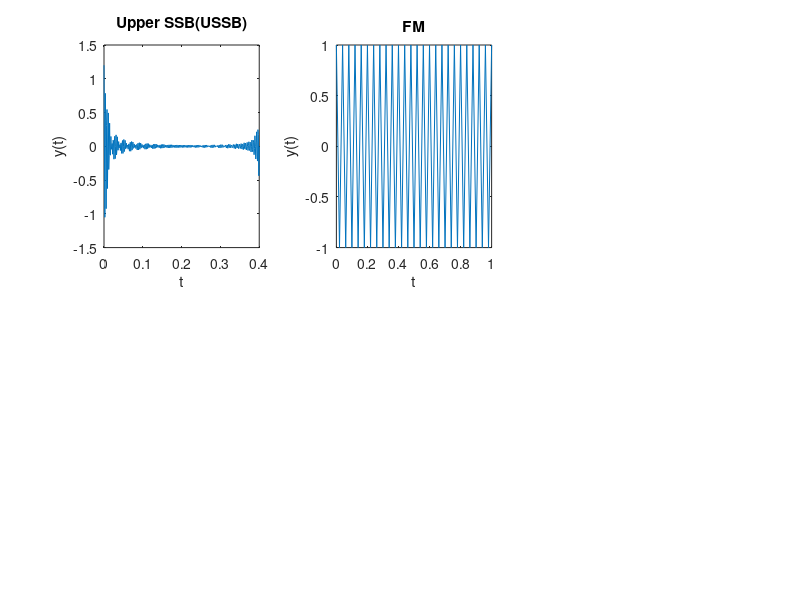

Here is the MATLAB script that generated this plot: (Note: this script raises an error after producing the figure.)
%Q1 Kasra Hassani 9923107

%-------------------------------------------
%clearing and closing everythig from before
clc; clear; close all;
%-------------------------------------------

%-----------------Test 1----------------
%-------------AM modulation-------------
% modulating signal
fc = 250;

% Fs >= 2(Fc+2BW)   |
%                   |
% BW = w = 100      |
w = 100;
BW = w;

% Sampling Frequency
fs = 2*(fc+2*BW);
t = 0 : 1/fs : 0.4;
%-------------------

% Input Signal
A = 1.2;
m = sinc(100*t);
%-------------------

% carrier signal
ini_phase = 0;  % USSB
y = A*ssbmod(m,fc,fs,ini_phase,'upper');
%-------------------

%-------------Ploting-------------
figure('WindowState','maximized');
subplot(2,3,1);
plot(t,y);
title("Upper SSB(USSB)");
xlabel("t");
ylabel("y(t)");
%---------------------------------------

%-----------------Test 2----------------
%-------------FM Modulation-------------
fc=25;
fs=2*fc;    %fs>=2fc
t = 0: 1/fs : 1;
m = 3*cos(50*pi*t);
A=1;
Beta=3;
freqdev=Beta*fs;    %Beta=freqdev/fs
y = A*fmmod(m,fc,fs,freqdev);

%----------------Plotting---------------
subplot(2,3,2);
plot(t,y);
title("FM");
xlabel("t");
ylabel("y(t)");
%---------------------------------------

%----------------Test 3-----------------
%-------------PM Modulation-------------
fc=25;
Beta=5;
phi=pi/4;
fm=Beta/phi;
fs = 2*(fc+4*fm);
t=0:1/fs:1;
m=3*cos(50*pi*t);
y=pmmod(m,fc,fs,phi);
%----------------Plotting---------------
subplot(2,3,3);
plot(t,y);
title("PM B=5");
xlabel("t");
ylabel("y(t)");
%---------------------------------------

%---------------Test 4------------------
%-------------PM Modulation-------------
fc=25;
Beta=2;
phi=pi/4;
fm=Beta/phi;
fs = 2*(fc+4*fm);
t=0:1/fs:1;
m=3*cos(50*pi*t);
y=pmmod(m,fc,fs,phi);
%----------------Plotting---------------
subplot(2,3,6);
plot(t,y);
title("PM B=2");
xlabel("t");
ylabel("y(t)");
%---------------------------------------

%----------------Test 5-----------------
%--------------FM Modulation------------
fc=250;
fs=2*fc;    %fs>=2fc
t = 0: 1/fs : 1;
m = sinc(100*t);
A=1.2;
Beta=4;
freqdev=Beta*fs;    %Beta=freqdev/fs
y = A*fmmod(m,fc,fs,freqdev);

%----------------Plotting---------------
subplot(2,3,4);
plot(t,y);
title("FM B=4");
xlabel("t");
ylabel("y(t)");
%---------------------------------------
